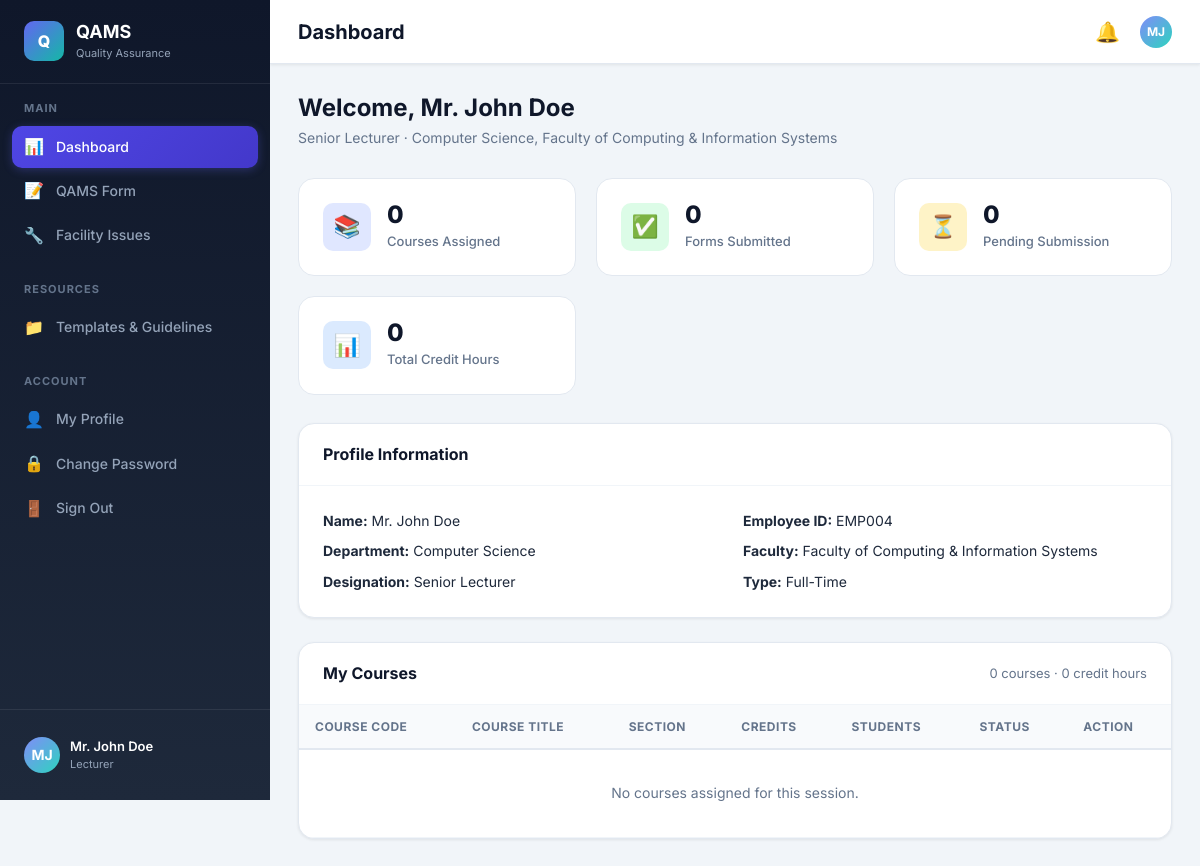
Screenshot of /lecturer/dashboard.php (signed in) with the database file from the repository.
### tables this page shows
CREATE TABLE `users` (
    `id` INT AUTO_INCREMENT PRIMARY KEY,
    `email` VARCHAR(150) NOT NULL UNIQUE,
    `password` VARCHAR(255) NOT NULL,
    `full_name` VARCHAR(150) NOT NULL,
    `employee_id` VARCHAR(50) DEFAULT NULL,
    `designation` VARCHAR(100) DEFAULT NULL,
    `department_id` INT DEFAULT NULL,
    `phone` VARCHAR(20) DEFAULT NULL,
    `employment_type` ENUM('full_time','part_time') DEFAULT 'full_time',
    `is_active` TINYINT(1) DEFAULT 1,
    `last_login` DATETIME DEFAULT NULL,
    `created_at` TIMESTAMP DEFAULT CURRENT_TIMESTAMP,
    `updated_at` TIMESTAMP DEFAULT CURRENT_TIMESTAMP ON UPDATE CURRENT_TIMESTAMP,
    FOREIGN KEY (`department_id`) REFERENCES `departments`(`id`) ON DELETE SET NULL
);

CREATE TABLE `departments` (
    `id` INT AUTO_INCREMENT PRIMARY KEY,
    `faculty_id` INT NOT NULL,
    `name` VARCHAR(150) NOT NULL,
    `code` VARCHAR(20) DEFAULT NULL,
    `created_at` TIMESTAMP DEFAULT CURRENT_TIMESTAMP,
    FOREIGN KEY (`faculty_id`) REFERENCES `faculties`(`id`) ON DELETE CASCADE
);

CREATE TABLE `faculties` (
    `id` INT AUTO_INCREMENT PRIMARY KEY,
    `name` VARCHAR(150) NOT NULL,
    `code` VARCHAR(20) DEFAULT NULL,
    `created_at` TIMESTAMP DEFAULT CURRENT_TIMESTAMP
);

### includes/functions.php (called while the page is built, shortened)
<?php
require_once __DIR__ . '/../config/db.php';
function getCurrentUserId()
{
    return $_SESSION['user_id'] ?? null;
}
function getCurrentUserRole()
{
    return $_SESSION['user_role'] ?? null;
}
function getCurrentSession()
{
    return $_SESSION['session_id'] ?? null;
}

### includes/auth.php (called while the page is built, shortened)
<?php
require_once __DIR__ . '/functions.php';
function getLoggedInUser()
{
    $userId = getCurrentUserId();
    return dbFetchOne(
        "SELECT u.*, ut.type_name as role_name
         FROM users u
         JOIN user_type_rel utr ON u.id = utr.user_id
         JOIN user_types ut ON utr.user_type_id = ut.id
         WHERE u.id = ?",
        'i',
        [$userId]
    );
}
function getUserDepartment($userId)
{
    return dbFetchOne(
        "SELECT d.*, f.name as faculty_name, f.id as faculty_id
         FROM users u
         JOIN departments d ON u.department_id = d.id
         JOIN faculties f ON d.faculty_id = f.id
         WHERE u.id = ?",
        'i',
        [$userId]
    );
}

### config/db.php (called while the page is built, shortened)
<?php
function getDbConnection() {
    static $conn = null;
    if ($conn === null) {
        $conn = new mysqli(DB_HOST, DB_USER, DB_PASS, DB_NAME, DB_PORT);
        $conn->set_charset("utf8mb4");
    }
    return $conn;
}
function dbQuery($sql, $types = '', $params = []) {
    $conn = getDbConnection();
    $stmt = $conn->prepare($sql);
    if ($types && $params) {
        $stmt->bind_param($types, ...$params);
    }
    $stmt->execute();
    return $stmt;
}
function dbFetchAll($sql, $types = '', $params = []) {
    $stmt = dbQuery($sql, $types, $params);
    $result = $stmt->get_result();
    $rows = $result->fetch_all(MYSQLI_ASSOC);
    return $rows;
}
function dbFetchOne($sql, $types = '', $params = []) {
    $stmt = dbQuery($sql, $types, $params);
    $result = $stmt->get_result();
    $row = $result->fetch_assoc();
    return $row;
}

### lecturer/dashboard.php (the view, shortened to what this page needs)
<?php
$pageTitle = 'Dashboard';
require_once __DIR__ . '/../includes/header.php';
require_once __DIR__ . '/../includes/sidebar.php';
$userId = getCurrentUserId();
$sessionId = getCurrentSession();
$user = getLoggedInUser();
$dept = getUserDepartment($userId);
$courses = dbFetchAll(
    "SELECT lc.*, c.course_code, c.course_title, c.credit_hours
     FROM lecturer_courses lc
     JOIN courses c ON lc.course_id = c.id
     WHERE lc.lecturer_id = ? AND lc.session_id = ?
     ORDER BY c.course_code",
    'ii',
    [$userId, $sessionId ?: 0]
);
$totalCourses = count($courses);
$submitted = 0;
$reverted = 0;
$pending = $totalCourses - $submitted - $reverted;
$totalCredits = array_sum(array_column($courses, 'credit_hours'));
?>
<div class="page-content">
    <div class="page-header">
        <h2>Welcome,
            <?= htmlspecialchars($user['full_name']) ?>
        </h2>
        <p>
            <?= htmlspecialchars($user['designation'] ?? 'Lecturer') ?> ·
            <?= htmlspecialchars($dept['name'] ?? '') ?>,
            <?= htmlspecialchars($dept['faculty_name'] ?? '') ?>
        </p>
    </div>
    <div class="stats-grid">
        <div class="stat-card">
            <div class="stat-icon primary">📚</div>
            <div class="stat-info">
                <h4>
                    <?= $totalCourses ?>
                </h4>
                <p>Courses Assigned</p>
            </div>
        </div>
        <div class="stat-card">
            <div class="stat-icon success">✅</div>
            <div class="stat-info">
                <h4>
                    <?= $submitted ?>
                </h4>
                <p>Forms Submitted</p>
            </div>
        </div>
        <div class="stat-card">
            <div class="stat-icon warning">⏳</div>
            <div class="stat-info">
                <h4>
                    <?= $pending ?>
                </h4>
                <p>Pending Submission</p>
            </div>
        </div>
        <div class="stat-card">
            <div class="stat-icon info">📊</div>
            <div class="stat-info">
                <h4>
                    <?= $totalCredits ?>
                </h4>
                <p>Total Credit Hours</p>
            </div>
        </div>
    </div>
    <div class="card mb-24">
        <div class="card-header">
            <h3>Profile Information</h3>
        </div>
        <div class="card-body">
            <div class="form-row">
                <div><strong>Name:</strong>
                    <?= htmlspecialchars($user['full_name']) ?>
                </div>
                <div><strong>Employee ID:</strong>
                    <?= htmlspecialchars($user['employee_id'] ?? 'N/A') ?>
                </div>
            </div>
            <div class="form-row mt-8">
                <div><strong>Department:</strong>
                    <?= htmlspecialchars($dept['name'] ?? 'N/A') ?>
                </div>
                <div><strong>Faculty:</strong>
                    <?= htmlspecialchars($dept['faculty_name'] ?? 'N/A') ?>
                </div>
            </div>
            <div class="form-row mt-8">
                <div><strong>Designation:</strong>
                    <?= htmlspecialchars($user['designation'] ?? 'N/A') ?>
                </div>
                <div><strong>Type:</strong>
                    <?= $user['employment_type'] === 'full_time' ? 'Full-Time' : 'Part-Time' ?>
                </div>
            </div>
        </div>
    </div>
    <div class="card">
        <div class="card-header">
            <h3>My Courses</h3>
            <span class="text-muted text-sm">
                <?= $totalCourses ?> courses ·
                <?= $totalCredits ?> credit hours
            </span>
        </div>
        <div class="table-wrapper">
            <table>
                <thead>
                    <tr>
                        <th>Course Code</th>
                        <th>Course Title</th>
                        <th>Section</th>
                        <th>Credits</th>
                        <th>Students</th>
                        <th>Status</th>
                        <th>Action</th>
                    </tr>
                </thead>
                <tbody>
                    <?php if (empty($courses)): ?>
                        <tr>
                            <td colspan="7" class="text-center text-muted" style="padding:32px;">No courses assigned for
                                this session.</td>
                        </tr>
                    <?php else:
                        foreach ($courses as $c): ?>
                            <tr>
                                <td><strong>
                                        <?= htmlspecialchars($c['course_code']) ?>
                                    </strong></td>
                                <td>
                                    <?= htmlspecialchars($c['course_title']) ?>
                                </td>
                                <td>
                                    <?= htmlspecialchars($c['section']) ?>
                                </td>
                                <td>
                                    <?= $c['credit_hours'] ?>
                                </td>
                                <td>
                                    <?= $c['total_students'] ?>
                                </td>
                                <td>
                                    <?= $c['submission_status'] ? statusLabel($c['submission_status']) : '<span class="badge badge-draft">Not Started</span>' ?>
                                </td>
                                <td>
                                    <a href="<?= BASE_URL ?>lecturer/qams_form.php?lc_id=<?= $c['id'] ?>"
                                        class="btn btn-sm btn-primary">
                                        <?= $c['submission_status'] === STATUS_REVERTED_LECTURER ? 'Resubmit' : ($c['submission_status'] && $c['submission_status'] !== STATUS_DRAFT ? 'View' : 'Fill Form') ?>
                                    </a>
                                </td>
                            </tr>
                        <?php endforeach; endif; ?>
                </tbody>
            </table>
        </div>
    </div>
</div>
<?php require_once __DIR__ . '/../includes/footer.php'; ?>

### includes/sidebar.php (shortened to what this page needs)
<?php
$currentPage = basename($_SERVER['SCRIPT_NAME']);
$currentDir = basename(dirname($_SERVER['SCRIPT_NAME']));
function isActive($page, $dir = '')
{
    global $currentPage, $currentDir;
    if ($dir && $currentDir !== $dir)
        return '';
    return ($currentPage === $page) ? 'active' : '';
}
?>
<aside class="sidebar" id="sidebar">
    <div class="sidebar-header">
        <div class="logo-icon">Q</div>
        <div>
            <h2>QAMS</h2>
            <p>Quality Assurance</p>
        </div>
    </div>
    <nav class="sidebar-nav">
        <?php if ($userRole == ROLE_LECTURER): ?>
            <div class="nav-section">
                <div class="nav-section-title">Main</div>
                <a href="<?= BASE_URL ?>lecturer/dashboard.php"
                    class="nav-link <?= isActive('dashboard.php', 'lecturer') ?>">
                    <span class="nav-icon">📊</span> Dashboard
                </a>
                <a href="<?= BASE_URL ?>lecturer/qams_form.php"
                    class="nav-link <?= isActive('qams_form.php', 'lecturer') ?>">
                    <span class="nav-icon">📝</span> QAMS Form
                </a>
                <a href="<?= BASE_URL ?>lecturer/facility_report.php"
                    class="nav-link <?= isActive('facility_report.php', 'lecturer') ?>">
                    <span class="nav-icon">🔧</span> Facility Issues
                </a>
            </div>
            <div class="nav-section">
                <div class="nav-section-title">Resources</div>
                <a href="<?= BASE_URL ?>lecturer/templates.php"
                    class="nav-link <?= isActive('templates.php', 'lecturer') ?>">
                    <span class="nav-icon">📁</span> Templates & Guidelines
                </a>
            </div>
        <?php endif; ?>
        <div class="nav-section">
            <div class="nav-section-title">Account</div>
            <a href="<?= BASE_URL ?>api/profile.php" class="nav-link <?= isActive('profile.php', 'api') ?>">
                <span class="nav-icon">👤</span> My Profile
            </a>
            <a href="<?= BASE_URL ?>auth/change_password.php"
                class="nav-link <?= isActive('change_password.php', 'auth') ?>">
                <span class="nav-icon">🔒</span> Change Password
            </a>
            <a href="<?= BASE_URL ?>auth/logout.php" class="nav-link">
                <span class="nav-icon">🚪</span> Sign Out
            </a>
        </div>
    </nav>
    <div class="sidebar-footer">
        <div class="sidebar-user">
            <div class="user-avatar">
                <?= $initials ?>
            </div>
            <div class="user-info">
                <div class="name">
                    <?= htmlspecialchars($currentUser['full_name'] ?? 'User') ?>
                </div>
                <div class="role">
                    <?= ROLE_NAMES[$userRole] ?? 'Unknown' ?>
                </div>
            </div>
        </div>
    </div>
</aside>
<main class="main-content">
    <div class="topbar">
        <div class="topbar-left">
            <h1>
                <?= htmlspecialchars($pageTitle ?? 'Dashboard') ?>
            </h1>
        </div>
        <div class="topbar-right">
            <button class="notification-bell" onclick="window.location.href='<?= BASE_URL ?>api/notifications.php'"
                title="Notifications">
                🔔
            </button>
            <div class="user-avatar" style="width:32px;height:32px;font-size:12px;">
                <?= $initials ?>
            </div>
        </div>
    </div>

### rows the page displays
users: full_name "Mr. John Doe", designation "Senior Lecturer", employee "EMP004"
departments: name "Computer Science", faculty.name "Faculty of Computing & Information Systems"

### other values shown
$initials "MJ"
ROLE_NAMES[$userRole] "Lecturer"
$pageTitle "Dashboard"
$totalCourses "0"
$submitted "0"
$pending "0"
$totalCredits "0"
